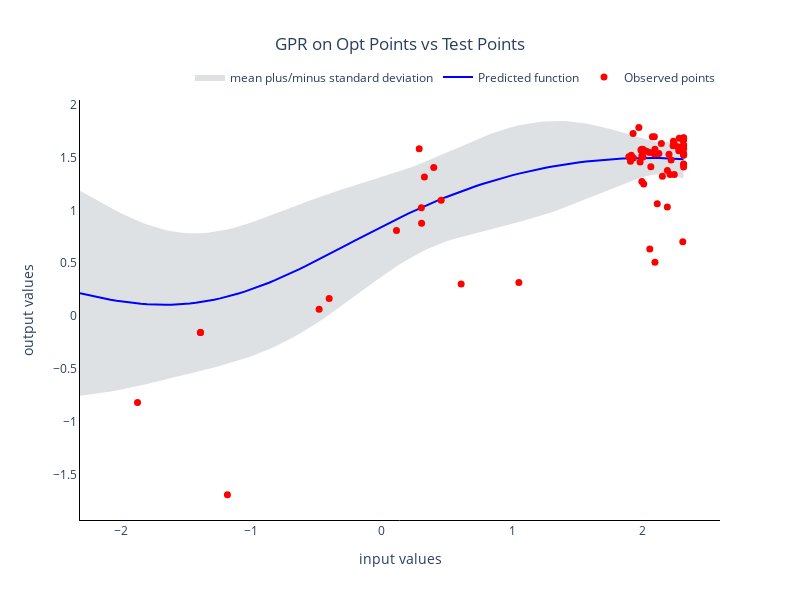

Notebook source saved alongside this figure:
### Code cell
plot_data = plot_GPR(data_x=X_lofi_qNEI[:,1], data_y=Y_lofi_qNEI[:,0], 
                     x=test_x, model=gp_model_qNEI)
fig4 = go.Figure(data=plot_data)
fig4.add_traces
fig4 = update_layout_of_graph(fig=fig4,
                              title='GPR on Opt Points vs Test Points')

fig4.show()
